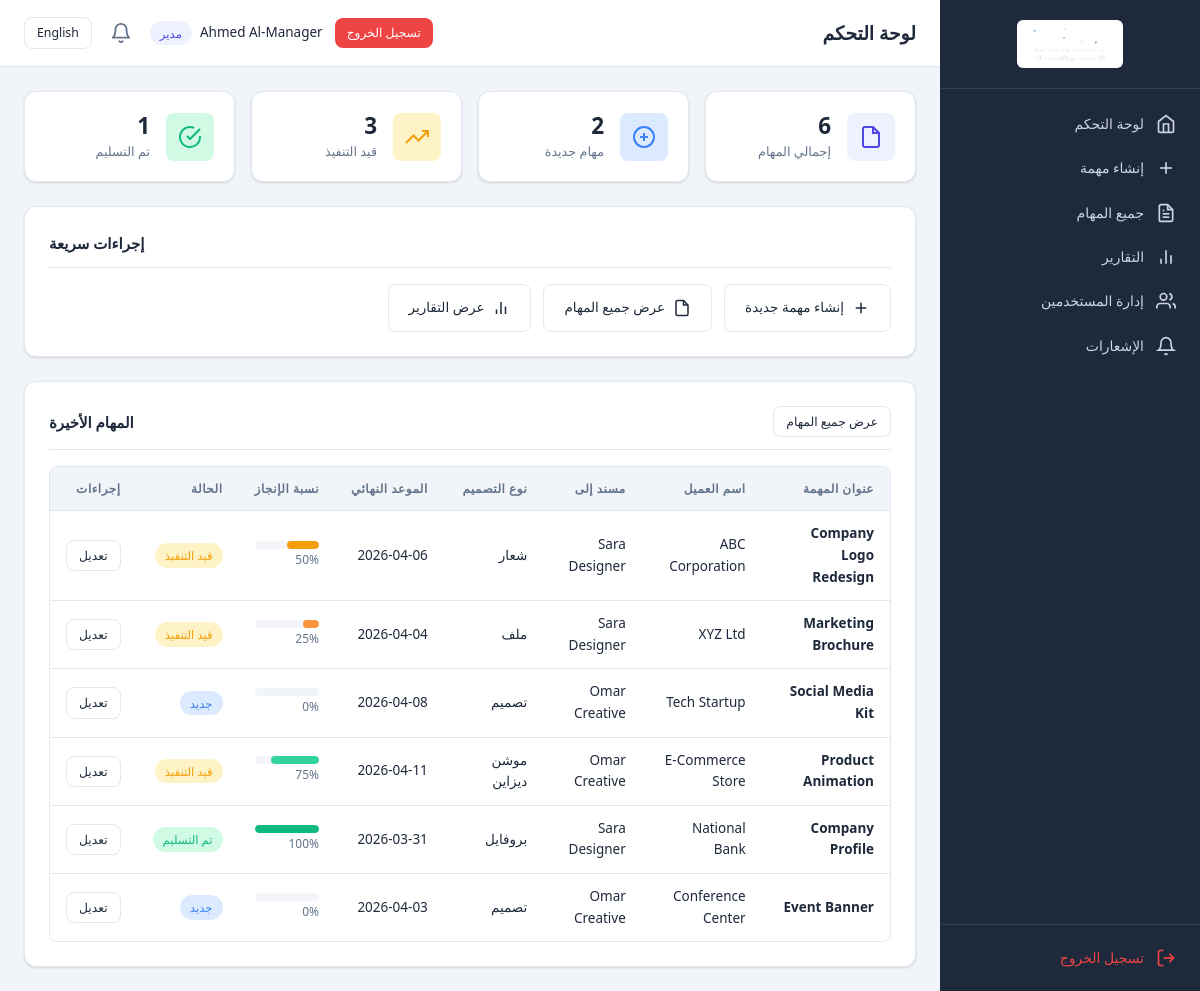
Screenshot of /manager/dashboard.php (signed in) with the database file from the repository.
### tables this page shows
CREATE TABLE IF NOT EXISTS `tasks` (
    `id` INT UNSIGNED NOT NULL AUTO_INCREMENT,
    `title` VARCHAR(255) NOT NULL,
    `client_name` VARCHAR(150) NOT NULL,
    `design_type` ENUM('file', 'logo', 'design', 'motion_design', 'profile') NOT NULL,
    `notes` TEXT NULL,
    `deadline` DATE NULL,
    `assigned_to` INT UNSIGNED NOT NULL,
    `progress_percentage` TINYINT UNSIGNED NOT NULL DEFAULT 0,
    `status` ENUM('new', 'in_progress', 'delivered') NOT NULL DEFAULT 'new',
    `file_path` VARCHAR(500) NULL DEFAULT NULL,
    `created_by` INT UNSIGNED NOT NULL,
    `created_at` DATETIME NOT NULL DEFAULT CURRENT_TIMESTAMP,
    `updated_at` DATETIME NOT NULL DEFAULT CURRENT_TIMESTAMP ON UPDATE CURRENT_TIMESTAMP,
    PRIMARY KEY (`id`),
    KEY `idx_assigned_to` (`assigned_to`),
    KEY `idx_status` (`status`),
    KEY `idx_design_type` (`design_type`),
    KEY `idx_deadline` (`deadline`),
    KEY `idx_created_by` (`created_by`),
    CONSTRAINT `fk_tasks_assigned_to` FOREIGN KEY (`assigned_to`) REFERENCES `users` (`id`) ON DELETE CASCADE,
    CONSTRAINT `fk_tasks_created_by` FOREIGN KEY (`created_by`) REFERENCES `users` (`id`) ON DELETE CASCADE
);

CREATE TABLE IF NOT EXISTS `users` (
    `id` INT UNSIGNED NOT NULL AUTO_INCREMENT,
    `full_name` VARCHAR(100) NOT NULL,
    `email` VARCHAR(150) NOT NULL,
    `password` VARCHAR(255) NOT NULL,
    `role` ENUM('manager', 'designer') NOT NULL DEFAULT 'designer',
    `language_preference` ENUM('en', 'ar') NOT NULL DEFAULT 'en',
    `telegram_chat_id` VARCHAR(50) NULL DEFAULT NULL,
    `created_at` DATETIME NOT NULL DEFAULT CURRENT_TIMESTAMP,
    `updated_at` DATETIME NOT NULL DEFAULT CURRENT_TIMESTAMP ON UPDATE CURRENT_TIMESTAMP,
    PRIMARY KEY (`id`),
    UNIQUE KEY `idx_email` (`email`)
);

### includes/helpers.php (called while the page is built, shortened)
<?php
function formatDate($date, $format = 'Y-m-d') {
    return date($format, strtotime($date));
}
function getDesignTypeLabel($type) {
    $currentLang = getCurrentLang();
    $types = DESIGN_TYPES;
    return isset($types[$type]) ? $types[$type][$currentLang] : $type;
}
function getStatusLabel($status) {
    $currentLang = getCurrentLang();
    $statuses = TASK_STATUSES;
    return isset($statuses[$status]) ? $statuses[$status][$currentLang] : $status;
}
function getStatusClass($status) {
    $classes = [
        'new'         => 'badge-new',
        'in_progress' => 'badge-progress',
        'delivered'   => 'badge-delivered',
    ];
    return $classes[$status] ?? 'badge-default';
}
function getProgressColor($percentage) {
    if ($percentage >= 100) return 'progress-complete';
    if ($percentage >= 75)  return 'progress-high';
    if ($percentage >= 50)  return 'progress-mid';
    if ($percentage >= 25)  return 'progress-low';
    return 'progress-zero';
}
function isOverdue($deadline) {
    return strtotime($deadline) < strtotime('today');
}
function isDueToday($deadline) {
    return date('Y-m-d', strtotime($deadline)) === date('Y-m-d');
}
function getTaskCounts($designerId = null) {
    $pdo = getDBConnection();
    $where = '';
    $params = [];
    $sql = "SELECT
                COUNT(*) as total,
                SUM(CASE WHEN status = 'new' THEN 1 ELSE 0 END) as new_count,
                SUM(CASE WHEN status = 'in_progress' THEN 1 ELSE 0 END) as in_progress_count,
                SUM(CASE WHEN status = 'delivered' THEN 1 ELSE 0 END) as delivered_count
            FROM tasks" . $where;
    $stmt = $pdo->prepare($sql);
    $stmt->execute($params);
    return $stmt->fetch();
}

### includes/language.php (called while the page is built, shortened)
<?php
function loadLanguage() {
    $langFile = __DIR__ . '/../config/lang_' . $_SESSION['lang'] . '.php';
    return $lang;
}
function getCurrentLang() {
    return $_SESSION['lang'] ?? 'en';
}
function __($key) {
    global $lang;
    return $lang[$key] ?? $key;
}

### includes/auth.php (called while the page is built, shortened)
<?php
require_once __DIR__ . '/language.php';
$lang = loadLanguage();
function sanitize($input) {
    return htmlspecialchars(trim($input), ENT_QUOTES, 'UTF-8');
}

### manager/dashboard.php (the view, shortened to what this page needs)
<?php
require_once __DIR__ . '/../includes/auth.php';
require_once __DIR__ . '/../includes/helpers.php';
$counts = getTaskCounts();
$pdo = getDBConnection();
$stmt = $pdo->query("
    SELECT t.*, u.full_name AS designer_name
    FROM tasks t
    LEFT JOIN users u ON t.assigned_to = u.id
    ORDER BY t.created_at DESC
    LIMIT 10
");
$recentTasks = $stmt->fetchAll();
include __DIR__ . '/../templates/header.php';
?>
<div class="kpi-grid">
    <div class="kpi-card">
        <div class="kpi-icon total">
            <svg viewBox="0 0 24 24" fill="none" stroke="currentColor" stroke-width="2"><path d="M14 2H6a2 2 0 00-2 2v16a2 2 0 002 2h12a2 2 0 002-2V8z"/><polyline points="14 2 14 8 20 8"/></svg>
        </div>
        <div class="kpi-content">
            <div class="kpi-value"><?= (int)$counts['total'] ?></div>
            <div class="kpi-label"><?= __('total_tasks') ?></div>
        </div>
    </div>
    <div class="kpi-card">
        <div class="kpi-icon new">
            <svg viewBox="0 0 24 24" fill="none" stroke="currentColor" stroke-width="2"><circle cx="12" cy="12" r="10"/><line x1="12" y1="8" x2="12" y2="16"/><line x1="8" y1="12" x2="16" y2="12"/></svg>
        </div>
        <div class="kpi-content">
            <div class="kpi-value"><?= (int)$counts['new_count'] ?></div>
            <div class="kpi-label"><?= __('new_tasks') ?></div>
        </div>
    </div>
    <div class="kpi-card">
        <div class="kpi-icon progress">
            <svg viewBox="0 0 24 24" fill="none" stroke="currentColor" stroke-width="2"><polyline points="23 6 13.5 15.5 8.5 10.5 1 18"/><polyline points="17 6 23 6 23 12"/></svg>
        </div>
        <div class="kpi-content">
            <div class="kpi-value"><?= (int)$counts['in_progress_count'] ?></div>
            <div class="kpi-label"><?= __('in_progress_tasks') ?></div>
        </div>
    </div>
    <div class="kpi-card">
        <div class="kpi-icon delivered">
            <svg viewBox="0 0 24 24" fill="none" stroke="currentColor" stroke-width="2"><path d="M22 11.08V12a10 10 0 11-5.93-9.14"/><polyline points="22 4 12 14.01 9 11.01"/></svg>
        </div>
        <div class="kpi-content">
            <div class="kpi-value"><?= (int)$counts['delivered_count'] ?></div>
            <div class="kpi-label"><?= __('delivered_tasks') ?></div>
        </div>
    </div>
</div>
<div class="card mb-3">
    <div class="card-header">
        <h2 class="card-title"><?= __('quick_actions') ?></h2>
    </div>
    <div class="quick-actions">
        <a href="/manager/create_task.php" class="quick-action-btn">
            <svg viewBox="0 0 24 24" fill="none" stroke="currentColor" stroke-width="2"><line x1="12" y1="5" x2="12" y2="19"/><line x1="5" y1="12" x2="19" y2="12"/></svg>
            <?= __('create_new_task') ?>
        </a>
        <a href="/manager/all_tasks.php" class="quick-action-btn">
            <svg viewBox="0 0 24 24" fill="none" stroke="currentColor" stroke-width="2"><path d="M14 2H6a2 2 0 00-2 2v16a2 2 0 002 2h12a2 2 0 002-2V8z"/><polyline points="14 2 14 8 20 8"/></svg>
            <?= __('view_all_tasks') ?>
        </a>
        <a href="/manager/reports.php" class="quick-action-btn">
            <svg viewBox="0 0 24 24" fill="none" stroke="currentColor" stroke-width="2"><line x1="18" y1="20" x2="18" y2="10"/><line x1="12" y1="20" x2="12" y2="4"/><line x1="6" y1="20" x2="6" y2="14"/></svg>
            <?= __('view_reports') ?>
        </a>
    </div>
</div>
<div class="card">
    <div class="card-header">
        <h2 class="card-title"><?= __('recent_tasks') ?></h2>
        <a href="/manager/all_tasks.php" class="btn btn-sm btn-outline"><?= __('view_all_tasks') ?></a>
    </div>
    <?php if (empty($recentTasks)): ?>
    <div class="empty-state">
        <p><?= __('no_tasks') ?></p>
        <a href="/manager/create_task.php" class="btn btn-primary"><?= __('create_new_task') ?></a>
    </div>
    <?php else: ?>
    <div class="table-wrapper">
        <table>
            <thead>
                <tr>
                    <th><?= __('task_title') ?></th>
                    <th><?= __('client_name') ?></th>
                    <th><?= __('assigned_to') ?></th>
                    <th><?= __('design_type') ?></th>
                    <th><?= __('deadline') ?></th>
                    <th><?= __('progress') ?></th>
                    <th><?= __('status') ?></th>
                    <th><?= __('actions') ?></th>
                </tr>
            </thead>
            <tbody>
                <?php foreach ($recentTasks as $task): ?>
                <tr>
                    <td><strong><?= sanitize($task['title']) ?></strong></td>
                    <td><?= sanitize($task['client_name']) ?></td>
                    <td><?= sanitize($task['designer_name']) ?></td>
                    <td><?= getDesignTypeLabel($task['design_type']) ?></td>
                    <td>
                        <?php if ($task['deadline']): ?>
                            <span class="<?= isOverdue($task['deadline']) && $task['status'] !== 'delivered' ? 'deadline-overdue' : (isDueToday($task['deadline']) ? 'deadline-today' : '') ?>">
                                <?= formatDate($task['deadline']) ?>
                            </span>
                        <?php endif; ?>
                    </td>
                    <td>
                        <div class="progress-bar-container <?= getProgressColor($task['progress_percentage']) ?>">
                            <div class="progress-bar" style="width: <?= (int)$task['progress_percentage'] ?>%"></div>
                        </div>
                        <span class="progress-text"><?= (int)$task['progress_percentage'] ?>%</span>
                    </td>
                    <td><span class="badge <?= getStatusClass($task['status']) ?>"><?= getStatusLabel($task['status']) ?></span></td>
                    <td>
                        <div class="btn-group">
                            <a href="/manager/edit_task.php?id=<?= $task['id'] ?>" class="btn btn-sm btn-outline"><?= __('edit') ?></a>
                        </div>
                    </td>
                </tr>
                <?php endforeach; ?>
            </tbody>
        </table>
    </div>
    <?php endif; ?>
</div>
<?php include __DIR__ . '/../templates/footer.php'; ?>

### rows the page displays
tasks: title "Company Logo Redesign", client_name "ABC Corporation", assigned_to.full_name "Sara Designer", design_type "شعار", deadline "2026-04-06", progress_percentage "50", status "قيد التنفيذ"
tasks: title "Marketing Brochure", client_name "XYZ Ltd", assigned_to.full_name "Sara Designer", design_type "ملف", deadline "2026-04-04", progress_percentage "25", status "قيد التنفيذ"
tasks: title "Social Media Kit", client_name "Tech Startup", assigned_to.full_name "Omar Creative", design_type "تصميم", deadline "2026-04-08", progress_percentage "0", status "جديد"
tasks: title "Product Animation", client_name "E-Commerce Store", assigned_to.full_name "Omar Creative", design_type "موشن ديزاين", deadline "2026-04-11", progress_percentage "75", status "قيد التنفيذ"
tasks: title "Company Profile", client_name "National Bank", assigned_to.full_name "Sara Designer", design_type "بروفايل", deadline "2026-03-31", progress_percentage "100", status "تم التسليم"
tasks: title "Event Banner", client_name "Conference Center", assigned_to.full_name "Omar Creative", design_type "تصميم", deadline "2026-04-03", progress_percentage "0", status "جديد"

### other values shown
__('nav_dashboard') "لوحة التحكم"
__('nav_create_task') "إنشاء مهمة"
__('nav_all_tasks') "جميع المهام"
__('nav_reports') "التقارير"
__('nav_users') "إدارة المستخدمين"
__('notifications') "الإشعارات"
__('logout') "تسجيل الخروج"
$pageName "لوحة التحكم"
__('nav_language') "English"
$currentUser['full_name'] "Ahmed Al-Manager"
__('role_manager') "مدير"
$counts['total'] "6"
__('total_tasks') "إجمالي المهام"
$counts['new_count'] "2"
__('new_tasks') "مهام جديدة"
